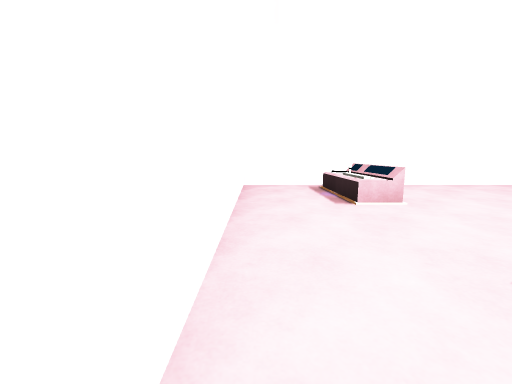
[1] (above)

15 first-person views from a walk through a Unity game level. The camera is 1.2 m above the floor, tilts 8° down and sees 90° across. The floor is counted in squares, 1 m on a side. Each view is taken from the middle of a square. On the plan, view 1 faces up. The plan holds only what a view shows up to about 12 squares ahead; the rest is blank. The place goes on beyond the plan. The player character is not drawn. Some surface patterns are stand-ins.

[2]
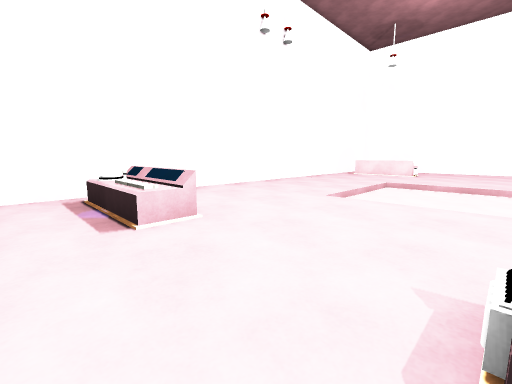

[3]
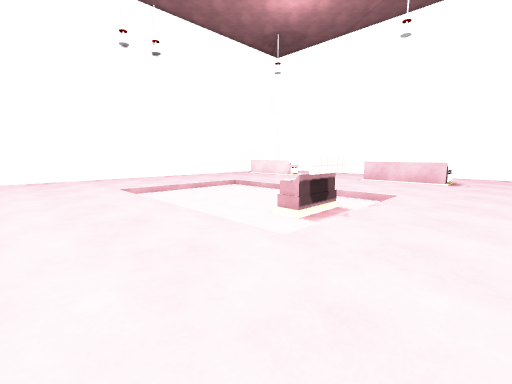

[4]
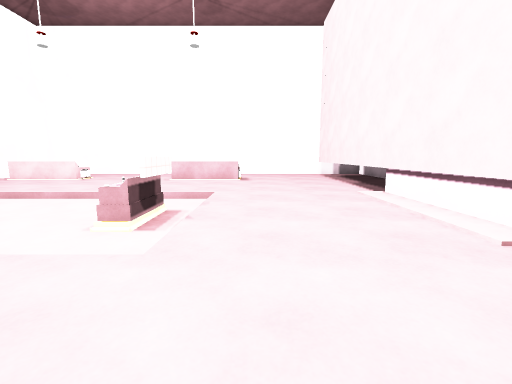

[5]
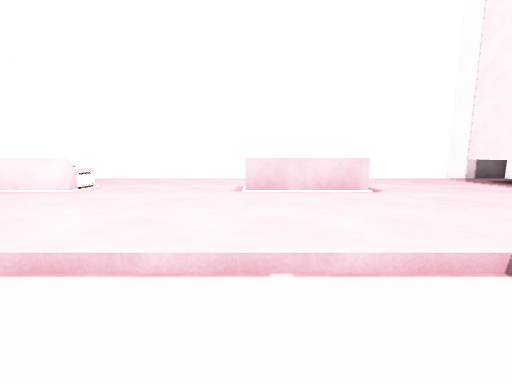

[6]
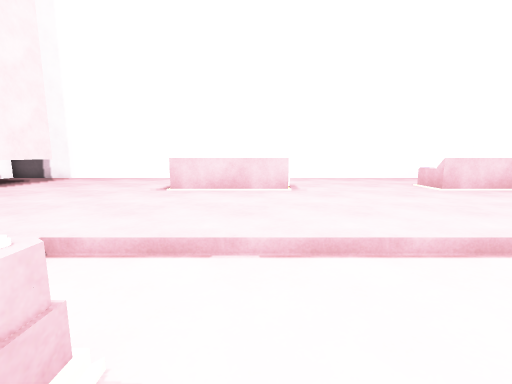

[7]
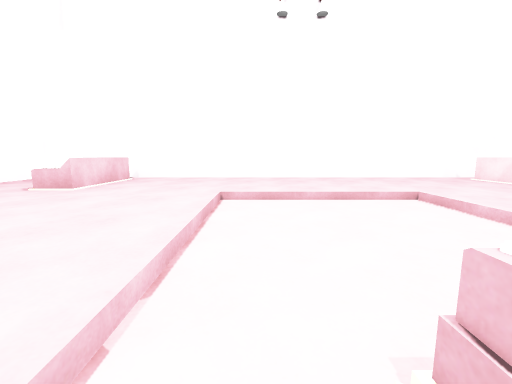

[8]
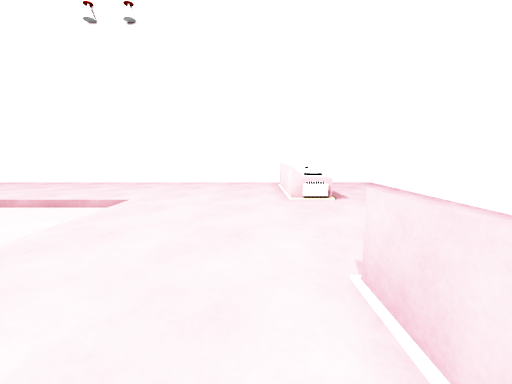

[9]
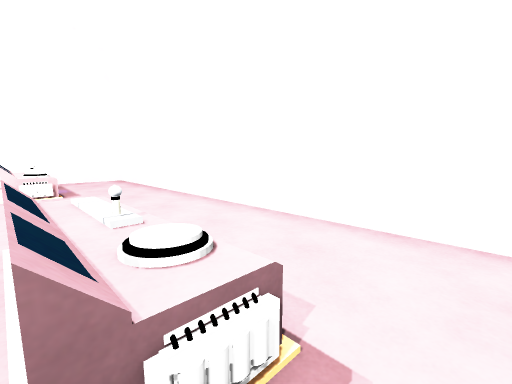

[10]
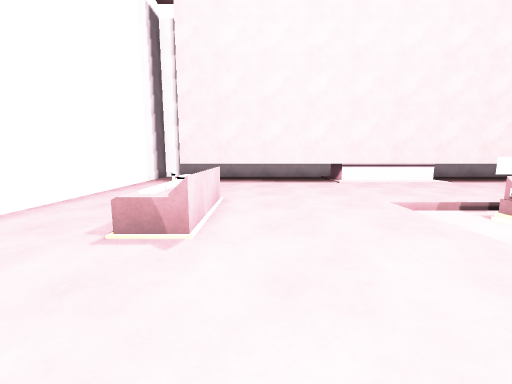

[11]
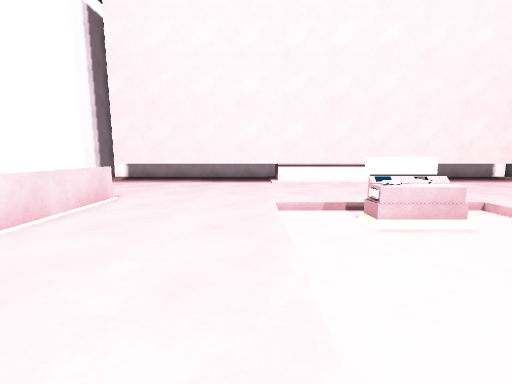

[12]
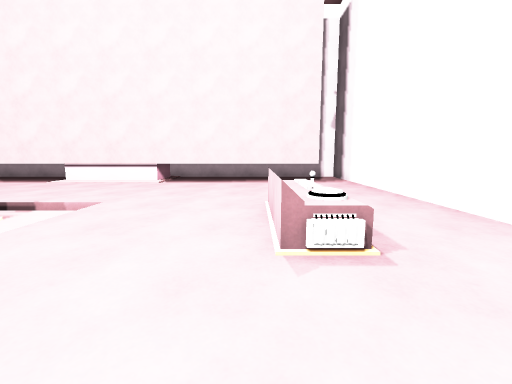

[13]
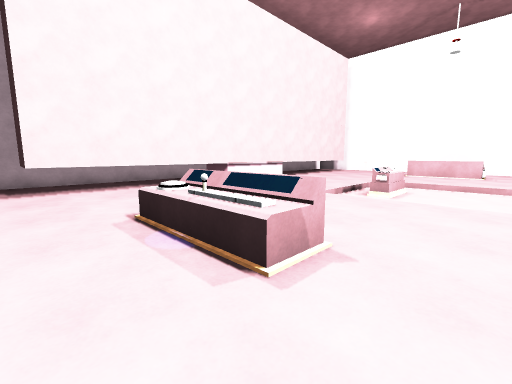

[14]
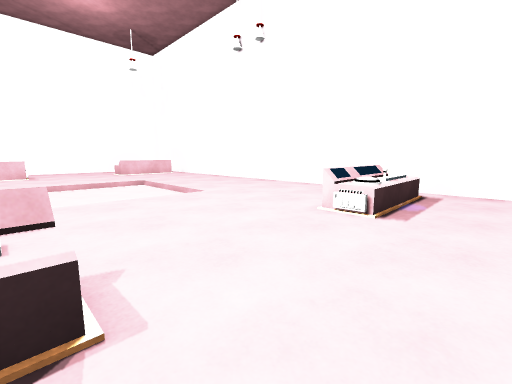

[15]
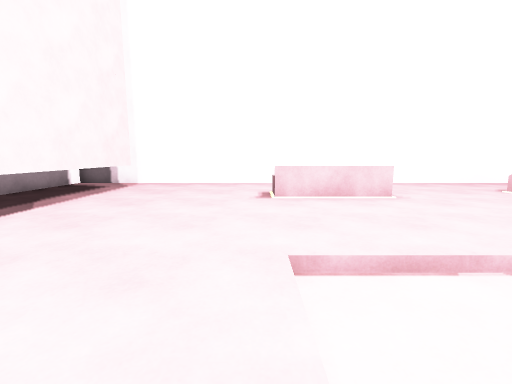

### Floor plan
Key: @ floor where view 1 was taken; # wall or solid block; . main floor; - floor 0.25 m lower than the main floor; / step, stairs or slope; = window, fence, low wall or low ledge; ^ raised ledge; O other object.
Columns run from 1 left of view 1 to 22 right of it. Each row starts with its distance up from view 1.
 11 ########################
 10 #...=..................#
  9 #...^^.............^^..#
  8 #...^^.............^^..#
  7 #...^^.............^^..#
  6 #...=....//////....^^..#
  5 #......../-----........#
  4 #......../-----........#
  3 #......../-----........#
  2 #...O=.../-----........#
  1 #...O=.../-----....^^..#
  0 #@..^=.../-^O--....^^..#
 -1 #...^^.../-#=--....^^..#
 -2 #..................^^..#
 -3 #......................#
 -4 #......................#
 -5 #......................#
 -6 #......................#
 -7 #.####################.#
 -8 #.                   #.#
 -9 #.                   #.#
-10 ####                ####

Positions as (right, up) in squares from view 1, and headings:
1: (0, 0), facing up
2: (1, 2), facing up-right
3: (5, -4), facing up-right
4: (5, -3), facing right
5: (11, 1), facing right
6: (11, 1), facing left
7: (9, -1), facing up
8: (17, -1), facing up
9: (18, -3), facing up-right
10: (17, 5), facing down
11: (14, 5), facing down
12: (4, 5), facing down
13: (21, 3), facing down-left
14: (21, 1), facing up-left
15: (11, -2), facing left
